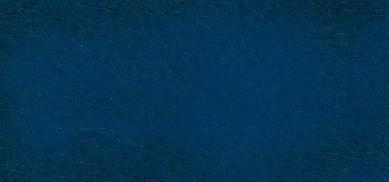
#> input picture experiment/pattern/change_h/pattern_tile_scan2-10__color_tile_scan2-7.jpg, 389 x 182 px
$ python change_color_nochange_pattern.py pattern_tile_scan2-10__color_tile_scan2-7.jpg pattern_tile_scan2-7__color_tile_scan2-10.jpg
#> lines starting #> are read from the running program, lines starting #| are printed output that depends on the picture
import os.path
import sys
from PIL import Image
import numpy as np
import statistics
import colorsys


def rgb2hsv(rgb):
# hsv means normalized hsv
    hsv = np.ndarray(rgb.shape)
    for i in range(rgb.shape[0]):
        hsv[i, 0], hsv[i, 1], hsv[i, 2] = colorsys.rgb_to_hsv(rgb[i, 0]/255, rgb[i, 1]/255, rgb[i, 2]/255)

    return hsv


def hsv2rgb(hsv):
# hsv means normalized hsv
    rgb = np.ndarray(hsv.shape)
    for i in range(hsv.shape[0]):
        rgb[i, 0], rgb[i, 1], rgb[i, 2] = colorsys.hsv_to_rgb(hsv[i, 0], hsv[i, 1], hsv[i, 2])
    rgb[:, 0] = rgb[:, 0]*255
    rgb[:, 1] = rgb[:, 1]*255
    rgb[:, 2] = rgb[:, 2]*255

    return rgb


def get_out_hsv(pattern_hsv, color_hsv):
    out_hsv = np.ndarray(pattern_hsv.shape)
    pattern_h_mean = statistics.mean(pattern_hsv[:, 0])
    color_h_mean = statistics.mean(color_hsv[:, 0])
    diff = pattern_h_mean-color_h_mean
    out_hsv[:, 0] = pattern_hsv[:, 0]-diff
    out_hsv[:, 1] = pattern_hsv[:, 1]
    out_hsv[:, 2] = pattern_hsv[:, 2]

    return out_hsv


def output(img_size, rgb, out_file):
    width, height = img_size
    img = Image.new('RGB', (width, height))
    counter = 0
    for i in range(height):
        for j in range(width):
            img.putpixel((j, i), (int(rgb[counter, 0]), int(rgb[counter, 1]), int(rgb[counter, 2])))
            counter += 1
    img.save(out_file)


pattern_file = sys.argv[1]
color_file = sys.argv[2]
pattern_name, pattern_ext = os.path.splitext(pattern_file)
color_name, color_ext = os.path.splitext(color_file)
out_file = "pattern_"+pattern_name+"__color_"+color_name+pattern_ext

pattern_img = Image.open(pattern_file)
#> pattern_img is the input picture: PIL image 389x182 RGB; mean R, G, B 3.6, 51.6, 83.2
color_img = Image.open(color_file)
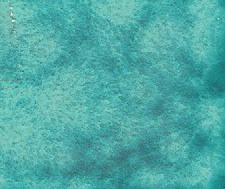
#> input picture experiment/pattern/change_h/pattern_tile_scan2-7__color_tile_scan2-10.jpg, 225 x 189 px
#> color_img is the input picture: PIL image 225x189 RGB; mean R, G, B 78.2, 170.5, 166.1
rgbed_pattern_img = pattern_img.convert("RGB")
rgbed_color_img = color_img.convert("RGB")

pattern_rgb = np.array(rgbed_pattern_img.getdata())
color_rgb = np.array(rgbed_color_img.getdata())
pattern_hsv = rgb2hsv(pattern_rgb)
color_hsv = rgb2hsv(color_rgb)

out_hsv = get_out_hsv(pattern_hsv, color_hsv)
#> in get_out_hsv, `pattern_h_mean = statistics.mean(pattern_hsv[:, 0])`: pattern_h_mean = 0.566
#> in get_out_hsv, `color_h_mean = statistics.mean(color_hsv[:, 0])`: color_h_mean = 0.492
#> in get_out_hsv, `diff = pattern_h_mean-color_h_mean`: diff = 0.074
out_rgb = hsv2rgb(out_hsv)
output(pattern_img.size, out_rgb, out_file)
#> in output, `img = Image.new('RGB', (width, height))`: img: PIL image 389x182 RGB; every value is 0
#> after the loop in output, `for i in range(height):`:
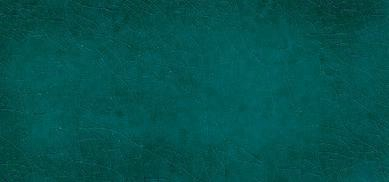
#> img: PIL image 389x182 RGB; mean R, G, B 3.2, 83.2, 79
#> after the loop in output, `for i in range(height):`: counter = 70798
